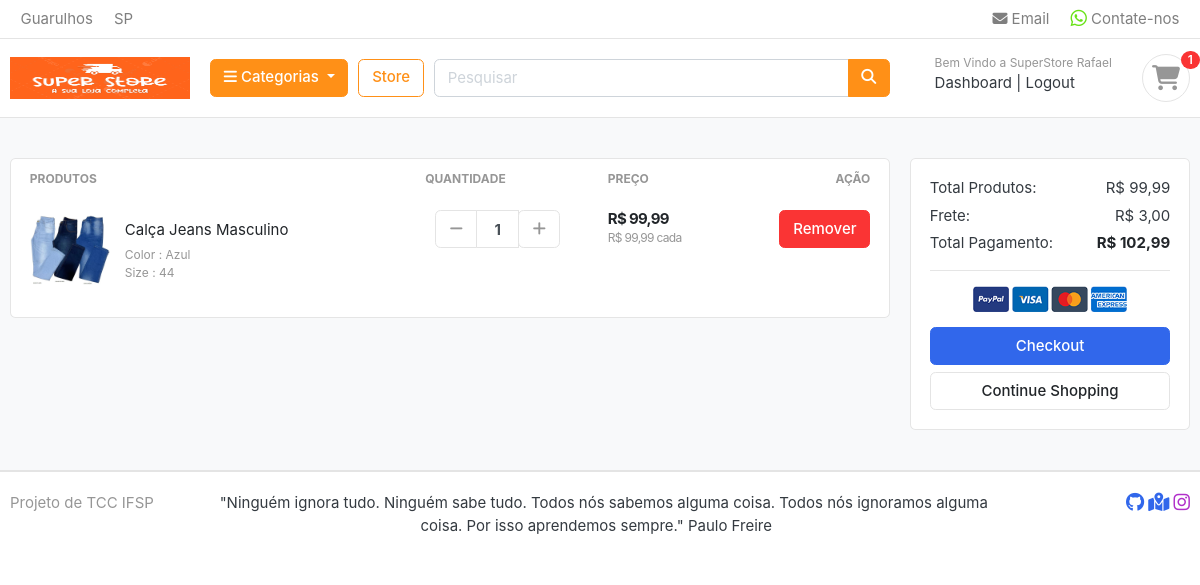
Before: /cart/ (signed in) with the older database file.
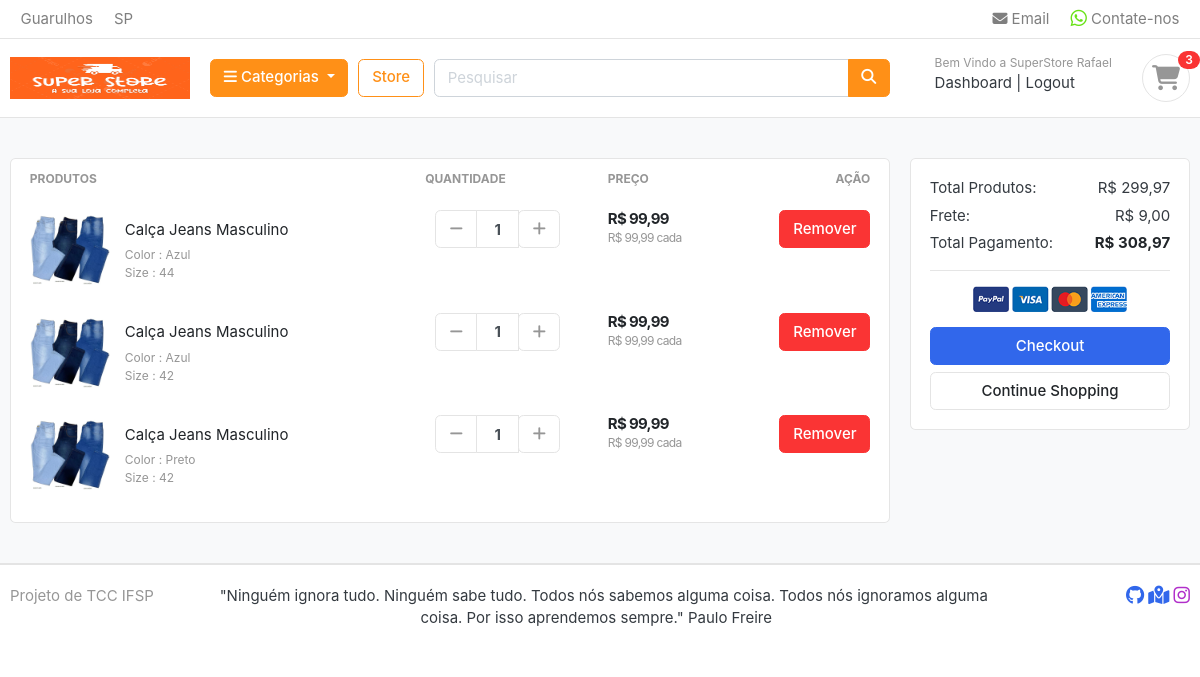
After: the same page with the newer database file.
### accounts/models.py (models this page shows, shortened)
class Account(AbstractBaseUser):
    primeiro_nome  = models.CharField(max_length=50)
    ultimo_nome = models.CharField(max_length=50)
    username = models.CharField(max_length=50, unique=True)
    email = models.EmailField(max_length=100, unique=True)
    telefone = models.CharField(max_length=20)
    data_de_entrada = models.DateTimeField(auto_now_add=True)
    ultimo_login = models.DateTimeField(auto_now_add=True)
    is_admin =  models.BooleanField(default=False)
    is_staff =  models.BooleanField(default=False)
    is_active = models.BooleanField(default=False)
    is_superadmin = models.BooleanField(default=False)
    USERNAME_FIELD = 'email'
    REQUIRED_FIELDS = ['username', 'primeiro_nome', 'ultimo_nome',]
    objects = MyAccountManager()

### carts/models.py (models this page shows, shortened)
class CartItem(models.Model):
    user = models.ForeignKey(Account, on_delete=models.CASCADE, null=True)
    produto = models.ForeignKey(Produto, on_delete=models.CASCADE)
    variations = models.ManyToManyField(Variation, blank=True)
    cart = models.ForeignKey(Cart, on_delete=models.CASCADE, null=True)
    quantidade = models.IntegerField()
    is_active = models.BooleanField(default=True)
    def sub_total(self):
        return self.produto.preco * self.quantidade

### store/models.py (models this page shows, shortened)
class Produto(models.Model):
    produto_nome = models.CharField(max_length=200, unique=True)
    slug = models.SlugField(max_length=200, unique=True)
    descricao = models.TextField(max_length=800, blank=True)
    preco = models.FloatField()
    foto = models.ImageField(upload_to='photos/produtos')
    estoque = models.IntegerField()
    avaliavel = models.BooleanField(default=True)
    categoria = models.ForeignKey(Categoria, on_delete=models.CASCADE)
    criado_date = models.DateTimeField(auto_now_add=True)
    modificado_date = models.DateTimeField(auto_now_add=True)
    class Meta:
        verbose_name = 'produto'
        verbose_name_plural  ='produtos'
    def get_url(self):
        return reverse('product_detail', args=[self.categoria.slug, self.slug])

class Variation(models.Model):
    produto = models.ForeignKey(Produto, on_delete=models.CASCADE)
    variation_categoria = models.CharField(max_length=100, choices=variation_categoria_choice)
    variation_valor = models.CharField(max_length=100)
    is_active = models.BooleanField(default=True)
    created_date = models.DateTimeField(auto_now=True)
    objects = VariationManager()

### carts/views.py (the view)
# urls.py: path('cart/', include('carts.urls')),
def cart(request, total=0, quantidade=0, cart_items=None):
    try:
        taxa = 0
        grand_total = 0
        if request.user.is_authenticated:
            cart_items = CartItem.objects.filter(user=request.user, is_active=True)
        else:
            cart = Cart.objects.get(cart_id=_cart_id(request))
            cart_items = CartItem.objects.filter(cart=cart, is_active=True)
        for cart_item in cart_items:
            quantidade += cart_item.quantidade
            total += cart_item.produto.preco * cart_item.quantidade
        if total < 500:
            taxa = (3 * total) / 100
        else:
            taxa = (2 * total) / 100
        grand_total = total + taxa
    except ObjectDoesNotExist:
        pass
    context = {
        "total": total,
        "quantidade": quantidade,
        "cart_items": cart_items,
        "taxa": taxa,
        "grand_total": grand_total,
    }
    return render(request, "store/cart.html", context)

### templates/store/cart.html (shortened to what this page needs)
{% extends 'base.html' %}
{% load static %}
{% block content %}
<section class="section-content padding-y bg">
    <div class="container">
        {% if not cart_items %}
        <h3 class="text-danger text-center"> Carrinho Vazio </h3>
        <br>
        <p class="text-lg-center"> Selecione alguma mercadoria dentro de nossa Loja!!</p>
        {% else %}
        <div class="row">
            <aside class="col-lg-9">
                <div class="card">
                    <table class="table table-borderless table-shopping-cart">
                        <thead class="text-muted">
                            <tr class="small text-uppercase">
                                <th scope="col">Produtos</th>
                                <th scope="col" width="120">Quantidade</th>
                                <th scope="col" width="120">Preço</th>
                                <th scope="col" class="text-right" width="180"> Ação </th>
                            </tr>
                        </thead>
                        <tbody>
                            {% for cart_item in cart_items %}
                            <tr>
                                <td>
                                    <figure class="itemside align-items-center">
                                        <div class="aside"><img src="{{ cart_item.produto.foto.url }}" class="img-sm">
                                        </div>
                                        <figcaption class="info">
                                            <a href="{{ cart_item.produto.get_url }}"
                                                class="title text-dark">{{ cart_item.produto.produto_nome }}</a>
                                            <p class="text-muted small">
                                                {% if cart_item.variations.all %}
                                                {% for item in cart_item.variations.all %}
                                                {{item.variation_categoria | capfirst}} :
                                                {{item.variation_valor | capfirst}} <br>
                                                {% endfor %}
                                                {% endif %}
                                            </p>
                                        </figcaption>
                                    </figure>
                                </td>
                                <td>
                                    <div class="col">
                                        <div class="input-group input-spinner">
                                            <div class="input-group-prepend">
                                                <a href="{% url 'remove_cart' cart_item.produto.id cart_item.id %}"
                                                    class="btn btn-light" type="button" id="button-plus"> <i
                                                        class="fa fa-minus"></i> </a>
                                            </div>
                                            <input type="text" class="form-control" value="{{ cart_item.quantidade }}">
                                            <div class="input-group-append">
                                                <form action="{% url 'add_cart' cart_item.produto.id %}" method="post">
                                                    <button class="btn btn-light" type="submit" id="button-minus"> <i
                                                            class="fa fa-plus"></i> </button>
                                                </form>
                                            </div>
                                        </div>
                                    </div>
                                </td>
                                <td>
                                    <div class="price-wrap">
                                        <var class="price">R$ {{ cart_item.sub_total|floatformat:2  }}</var>
                                        <small class="text-muted"> R$ {{ cart_item.produto.preco|floatformat:2  }}
                                            cada</small>
                                    </div>
                                </td>
                                <td class="text-right">
                                    <a href="{% url 'remove_cart_item' cart_item.produto.id  cart_item.id %}" onclick="return confirm('Deseja deletar este item?')" class="btn btn-danger">
                                        Remover</a>
                                </td>
                            </tr>
                            {% endfor %}
                        </tbody>
                    </table>
                </div>
            </aside>
            <aside class="col-lg-3">
                <div class="card">
                    <div class="card-body">
                        <dl class="dlist-align">
                            <dt>Total Produtos:</dt>
                            <dd class="text-right">R$ {{ total|floatformat:2  }}</dd>
                        </dl>
                        <dl class="dlist-align">
                            <dt>Frete:</dt>
                            <dd class="text-right"> R$ {{taxa|floatformat:2 }}</dd>
                        </dl>
                        <dl class="dlist-align">
                            <dt>Total Pagamento:</dt>
                            <dd class="text-right text-dark b"><strong>R$ {{ grand_total|floatformat:2  }}</strong></dd>
                        </dl>
                        <hr>
                        <p class="text-center mb-3">
                            <img src="{% static './images/misc/payments.png' %}" height="26">
                        </p>
                        <a href="{% url 'checkout' %}" class="btn btn-primary btn-block"> Checkout </a>
                        <a href="{% url 'store' %}" class="btn btn-light btn-block">Continue Shopping</a>
                    </div>
                </div>
            </aside>
        </div>
        {% endif %}
    </div>
</section>
{% endblock %}

### templates/base.html (shortened to what this page needs)
{% load static %}
<!DOCTYPE HTML>
<html lang="pt-br">
<head>
    <link href="{% static 'css/bootstrap.css' %}" rel="stylesheet" type="text/css" />
    <link href="{% static 'fonts/fontawesome/css/all.min.css' %}" type="text/css" rel="stylesheet">
    <link href="{% static 'css/ui.css' %}" rel="stylesheet" type="text/css" />
    <link href="{% static 'css/custom.css' %}" rel="stylesheet" type="text/css" />
    <link rel="stylesheet" href="https://cdnjs.cloudflare.com/ajax/libs/font-awesome/4.7.0/css/font-awesome.min.css">
    <link href="{% static 'css/responsive.css' %}" rel="stylesheet" media="only screen and (max-width: 1200px)" />
</head>
<body>
    {% include 'includes/nav.html' %}
    {% block content %}{% endblock %}
    {% include 'includes/footer.html' %}

### templates/includes/nav.html (shortened to what this page needs)
{% load static %}
<header class="section-header">
    <nav class="navbar p-md-0 navbar-expand-sm navbar-light border-bottom">
        <div class="container">
            <div class="collapse navbar-collapse" id="navbarTop4">
                <ul class="navbar-nav mr-auto">
                    <li class="nav-item dropdown">
                        <a href="#" class="nav-link"> Guarulhos </a>
                    </li>
                    <li class="nav-item dropdown">
                        <a href="#" class="nav-link"> SP </a>
                    </li>
                </ul>
                <ul class="navbar-nav">
                    <li><a href="#" class="nav-link"> <i class="fa-solid fa-envelope"></i> Email </a></li>
                    <li><a href="https://api.whatsapp.com/send/?phone=5511965739330&text&type=phone_number&app_absent=0"
                            class="nav-link" target="_blank"> </i> Contate-nos </a></li>
                </ul>
            </div>
        </div>
    </nav>
    <section class="header-main border-bottom">
        <div class="container">
            <div class="row align-items-center">
                <div class="col-lg-2 col-md-3 col-6">
                    <a href="{% url 'home' %}" class="brand-wrap">
                        <img class="logo" src="{% static 'images/logo_oficial.png' %}" width="180">
                    </a>
                </div>
                <div class="col-lg col-sm col-md col-6 flex-grow-0">
                    <div class="category-wrap dropdown d-inline-block float-right">
                        <button type="button" class="btn btn-warning dropdown-toggle" data-toggle="dropdown"
                            aria-expanded="false">
                            <i class="fa fa-bars"></i> Categorias
                        </button>
                    </div>
                </div>
                <a href="{% url 'store' %}" class="btn btn-outline-warning">Store</a>
                <div class="col-lg  col-md-6 col-sm-12 col">
                    <form action="{% url 'search' %}" class="search" method="GET">
                        <div class="input-group w-100">
                            <input type="text" class="form-control" style="width:60%;" placeholder="Pesquisar"
                                name="keyword">
                            <div class="input-group-append">
                                <button class="btn btn-warning" type="submit">
                                    <i class="fa fa-search"></i>
                                </button>
                            </div>
                        </div>
                    </form>
                </div>
                <div class="col-lg-3 col-sm-6 col-8 order-2 order-lg-3">
                    <div class="d-flex justify-content-end mb-3 mb-lg-0">
                        {% if user.id is not None %}
                        <div class="widget-header">
                            <small class="title text-muted">Bem Vindo a SuperStore {{ user.primeiro_nome }}</small>
                            <div>
                                <a href="{% url 'dashboard' %}">Dashboard</a> <span class="dark-transp"> | </span>
                                <a href="{% url 'logout' %}"> Logout</a>
                            </div>
                        </div>
                        {% endif %}
                        <a href="{% url 'cart' %}" class="widget-header pl-3 ml-3">
                            <div class="icon icon-sm rounded-circle border"><i
                                    class="fa-solid fa-cart-shopping fa-beat fa-lg"></i>
                            </div>
                            <span class="badge badge-pill badge-danger notify">{{ cart_count }}</span>
                        </a>
                    </div>
                </div>
            </div>
        </div>
    </section>
</header>

### templates/includes/footer.html (shortened to what this page needs)
 {% load static %}
 <footer class="section-footer border-top">
     <div class="container">
         <section class="footer-bottom border-top row">
             <div class="col-md-2">
                 <p class="text-muted"> Projeto de TCC IFSP </p>
             </div>
             <div class="col-md-8 text-md-center">
                 <span class="px-2">"Ninguém ignora tudo. Ninguém sabe tudo. Todos nós sabemos alguma coisa. Todos nós
                     ignoramos alguma coisa. Por isso aprendemos sempre." Paulo Freire</span>
             </div>
             <div class="col-md-2 text-md-right text-muted">
                 <a href="https://github.com/RafaelMaldivas" target="_blank"></a>
                 <a href="https://www.google.com.br/maps/place/Instituto+Federal+de+Educa%C3%A7%C3%A3o,+Ci%C3%AAncia+e+Tecnologia+de+S%C3%A3o+Paulo+IFSP+Guarulhos/@-23.4382412,-46.5406014,15.85z/data=!4m6!3m5!1s0x94cef51fbe5f8681:0x1f8cf929993dc97!8m2!3d-23.4388276!4d-46.5373914!16s%2Fg%2F1tfmdck2?entry=ttu"
                     target="_blank"></a>
                 <a href="https://www.instagram.com/rafaelmaldivas/" target="_blank"></a>
             </div>
         </section>
     </div>
 </footer>

Changed rows visible on the page:
added CartItem: produto.foto (picture), produto.produto_nome "Calça Jeans Masculino", quantidade "1", sub_total "99,99", produto.preco "99,99", Variation (variation_categoria "Color", variation_valor "Azul")
now on this page (row unchanged): Variation: variation_categoria "Size", variation_valor "42"
added CartItem: produto.foto (picture), produto.produto_nome "Calça Jeans Masculino", quantidade "1", sub_total "99,99", produto.preco "99,99"
now on this page (row unchanged): Variation: variation_categoria "Color", variation_valor "Preto", shown under "Calça Jeans Masculino"
Other visible differences:
{{ cart_count }}: "1" → "3"
{{ total|floatformat:2 }}: "99,99" → "299,97"
{{ taxa|floatformat:2 }}: "3,00" → "9,00"
{{ grand_total|floatformat:2 }}: "102,99" → "308,97"
